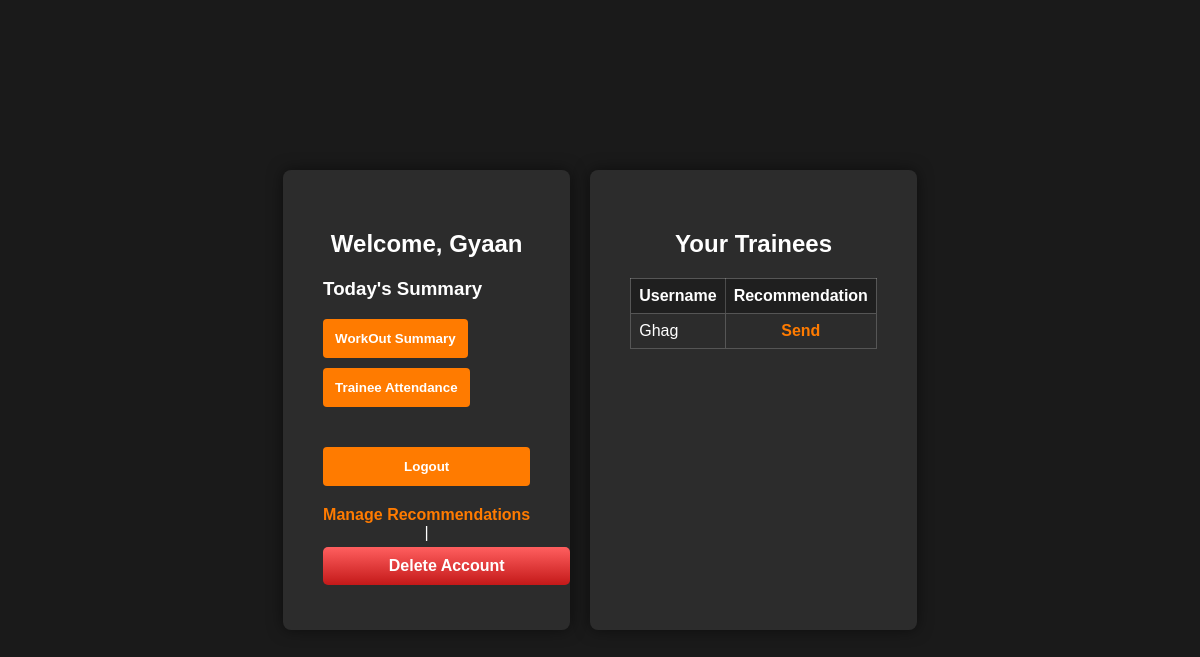
Before: /trainers/dashboard/ (signed in) with the older database file.
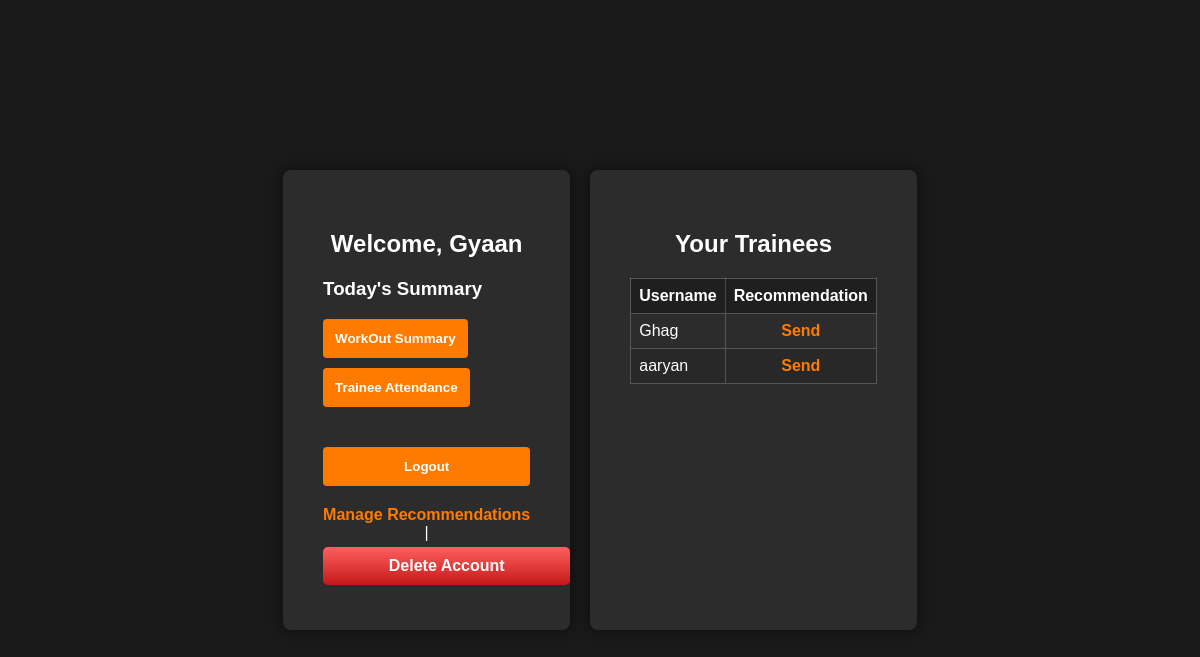
After: the same page with the newer database file.
### trainees/models.py (models this page shows, shortened)
class Trainee(models.Model):
    user = models.OneToOneField(CustomUser, on_delete=models.SET_NULL, null=True, related_name='trainee_profile')
    trainer = models.ForeignKey(
        CustomUser,
        null=True,
        blank=True,
        on_delete=models.SET_NULL,
        limit_choices_to={'role': 'trainer'},
        related_name='assigned_trainees'
    )

### users/models.py (models this page shows)
class CustomUser(AbstractUser):
    role = models.CharField(max_length=100, choices=(('trainer', 'Trainer'), ('trainee', 'Trainee'), ('admin', 'Admin')))

### trainers/views.py (the view)
# urls.py: path('dashboard/', views.trainer_dashboard, name='trainer_dashboard'),
@login_required
def trainer_dashboard(request):
    trainer = get_object_or_404(Trainer, user=request.user)
    trainees = trainer.get_assigned_trainees()
    todays_activities = trainer.get_todays_activities()
    todays_weights = trainer.get_todays_weight_logs()
    return render(request, 'trainers/dashboard.html', {
        'trainer': trainer,
        'trainees': trainees,
        'todays_activities': todays_activities,
        'todays_weights': todays_weights,
    })

### trainers/models.py (called while the page is built)
    def get_assigned_trainees(self):
        from trainees.models import Trainee
        return Trainee.objects.filter(trainer=self.user)

    def get_todays_activities(self):
        from trainees.models import Activity
        return Activity.objects.filter(date=now().date(), trainee__trainer=self.user)

    def get_todays_weight_logs(self):
        from trainees.models import WeightLog
        return WeightLog.objects.filter(date=now().date(), trainee__trainer=self.user)

### gymmanagement/templates/trainers/dashboard.html (shortened to what this page needs)
{% extends 'users/base.html' %}
{% block content %}
<div class="dashboard-container">
    <div class="login-box">
        <h2>Welcome, {{ user.username }}</h2>
        <div class="section">
            <h3>Today's Summary</h3>
            <form method="post" action="{% url 'trainer_workouts' %}">
                <button type="submit" class="btn" style="width: fit-content; margin-bottom: 10px">WorkOut Summary</button>
            </form>
        </div>
        <div class="section">
            <form method="post" action="{% url 'trainer_attendance' %}">
                <button type="submit" class="btn" style="width: fit-content; margin-bottom: 10px">Trainee Attendance</button>
            </form>
        </div>
        <div class="signup-section" style="margin-top: 30px;">
            <form method="post" action="{% url 'logout' %}">
                <button type="submit" class="btn">Logout</button>
            </form>
        </div>
        <div class="signup-section">
            <a href="{% url 'view_recommendations' %}" class="signup-link">Manage Recommendations</a> |
            <a href="{% url 'delete_account' %}" class="btn btn-danger">Delete Account</a>
        </div>
    </div>
    <div class="login-box">
        <h2>Your Trainees</h2>
        <div class="section">
            <table class="trainees-table">
                <thead>
                    <tr>
                        <th>Username</th>
                        <th>Recommendation</th>
                    </tr>
                </thead>
                <tbody>
                    {% for trainee in trainees %}
                        <tr>
                            <td>{{ trainee.user.username }}</td>
                            <td><a href="{% url 'push_recommendation' trainee.id %}" class="signup-link">Send</a></td>
                        </tr>
                    {% empty %}
                        <tr><td colspan="4">No trainees assigned.</td></tr>
                    {% endfor %}
                </tbody>
            </table>
        </div>
    </div>
</div>
{% endblock %}

Changed rows visible on the page:
added Trainee: user.username "aaryan"
